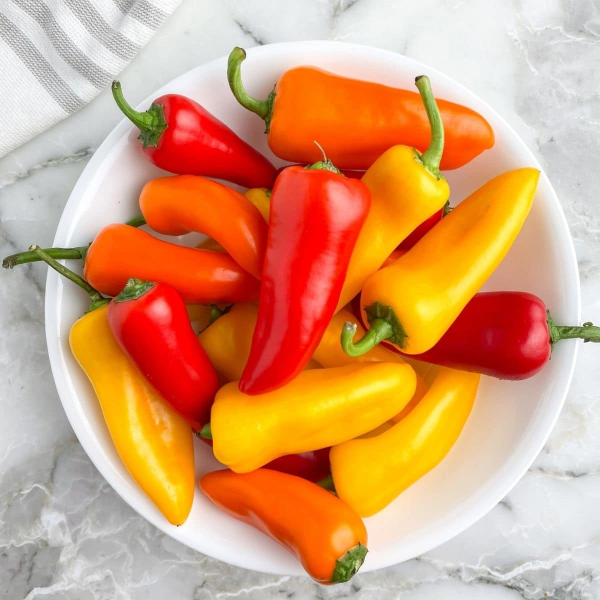
#> input picture python/jobsheet4/src/peppers2.jpg, 1200 x 1200 px, found by its file name (shown at 1/2 size)
$ python gabung3sebelahan.py
#> lines starting #> are read from the running program, lines starting #| are printed output that depends on the picture
import cv2
import numpy as np

citraA = cv2.imread(r'C:\Raiya Yusuf Priatmojo\Praktik Penginderaan Visual Robot\python\jobsheet4\src\peppers2.jpg')
#> citraA is the input picture: shape (1200, 1200, 3); mean B, G, R 118, 159, 216.2
citraB = cv2.imread(r'C:\Raiya Yusuf Priatmojo\Praktik Penginderaan Visual Robot\python\jobsheet4\src\spaceman.png', cv2.IMREAD_UNCHANGED)
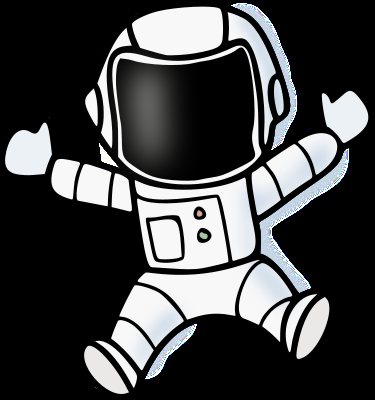
#> input picture python/jobsheet4/src/spaceman.png, 375 x 400 px, found by its file name
#> citraB is the input picture: shape (400, 375, 4); mean B, G, R, A 70.4, 69.5, 68.5, 123.4

if citraA is None or citraB is None:
    print("Error: Gambar tidak ditemukan atau tidak dapat dibaca.")
else:
    if citraB.shape[2] == 4:
        citraB = cv2.cvtColor(citraB, cv2.COLOR_BGRA2BGR)
#> citraB: shape (400, 375, 3)

    scale_percent = 50
    widthA = int(citraA.shape[1] * scale_percent / 100)
#> widthA = 600
    heightA = int(citraA.shape[0] * scale_percent / 100)
#> heightA = 600
    citraA = cv2.resize(citraA, (widthA, heightA), interpolation=cv2.INTER_AREA)
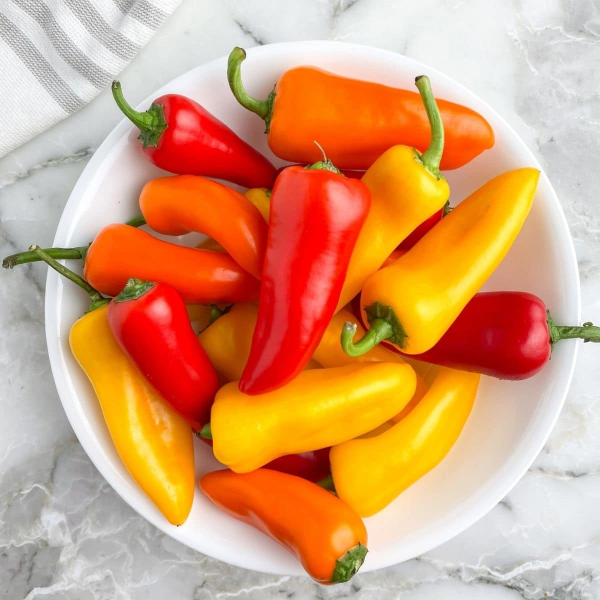
#> citraA: shape (600, 600, 3); mean B, G, R 118.1, 159.2, 216.4

    widthB = int(citraB.shape[1] * scale_percent / 100)
#> widthB = 187
    heightB = int(citraB.shape[0] * scale_percent / 100)
#> heightB = 200
    citraB = cv2.resize(citraB, (widthB, heightB), interpolation=cv2.INTER_AREA)
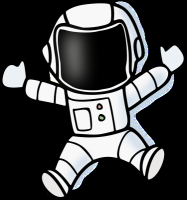
#> citraB: shape (200, 187, 3); mean B, G, R 70.4, 69.5, 68.5

    if citraA.shape[0] != citraB.shape[0]:
        citraB = cv2.resize(citraB, (int(citraB.shape[1] * citraA.shape[0] / citraB.shape[0]), citraA.shape[0]), interpolation=cv2.INTER_AREA)
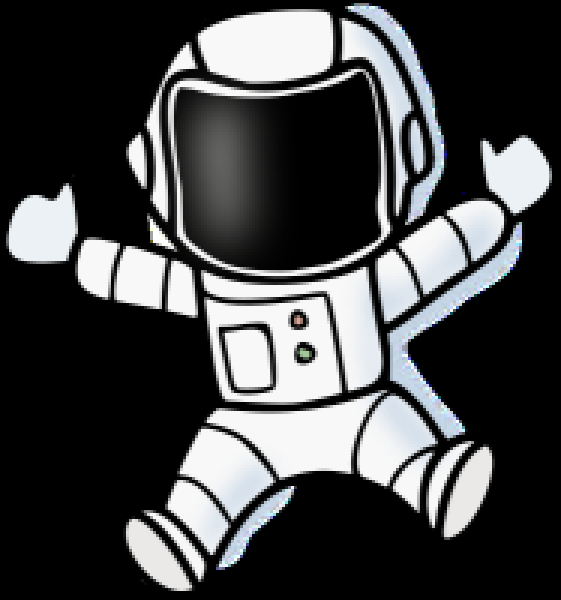
#> citraB: shape (600, 561, 3); mean B, G, R 70.4, 69.5, 68.5

    hasil = np.hstack((citraA, citraB))
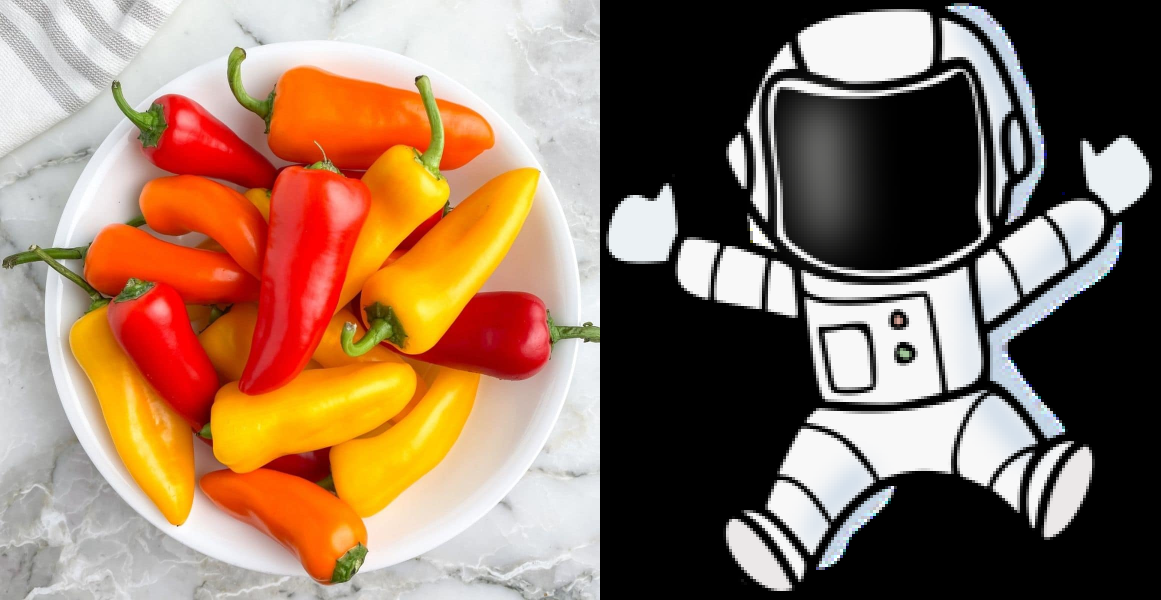
#> hasil: shape (600, 1161, 3); mean B, G, R 95, 115.8, 144.9

    cv2.imshow('Hasil', hasil)
    cv2.waitKey(0)
    cv2.destroyAllWindows()
